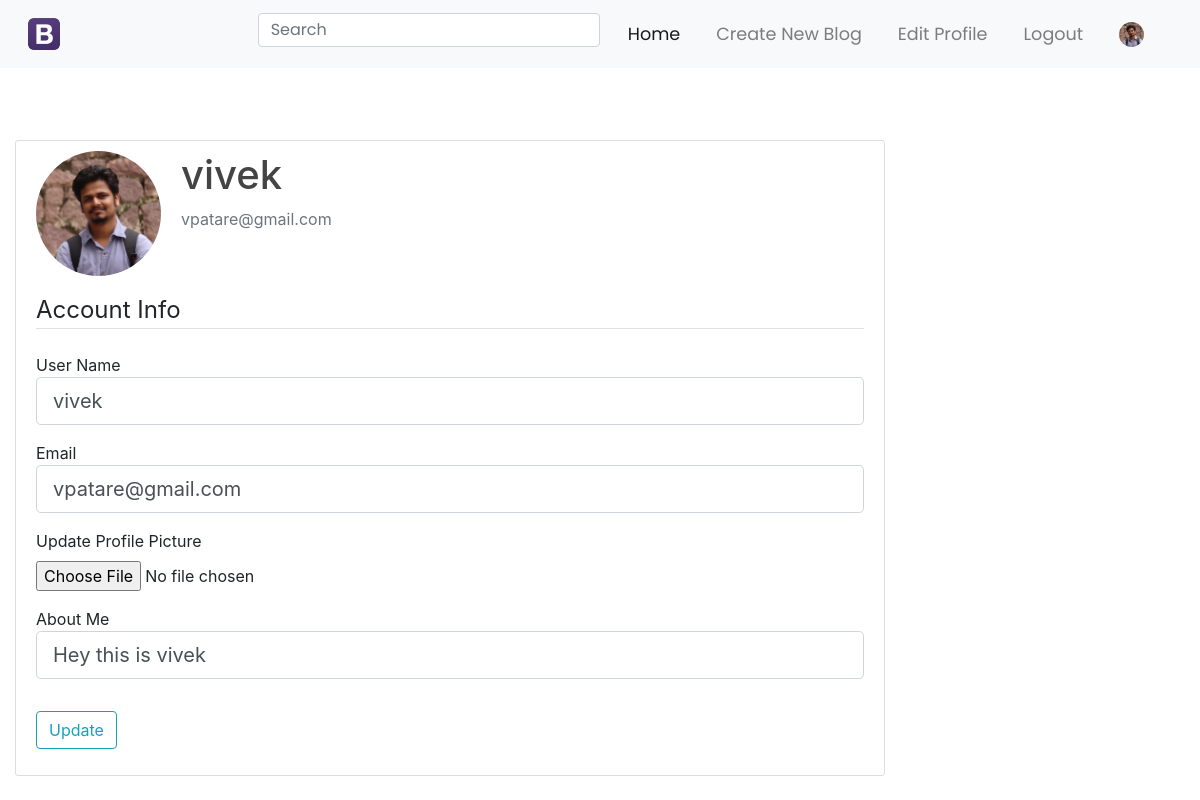
Page /account (signed in) on the committed database.
### flaskblog/models.py (models this page shows, shortened)
class User(db.Model, UserMixin):
    id = db.Column(db.Integer, primary_key=True)
    username = db.Column(db.String(20), unique=True, nullable=False)
    email = db.Column(db.String(120), unique=True, nullable=False)
    image_file = db.Column(db.String(20), nullable=False, default='default.jpg')
    password = db.Column(db.String(60), nullable=False)
    posts = db.relationship('Post', backref='author', lazy=True)
    aboutme = db.Column(db.String(1000))
    user_comments = db.relationship('Comment', backref='commentor', lazy=True)
    liked = db.relationship('PostLike', foreign_keys='PostLike.user_id', backref='user', lazy='dynamic')

### flaskblog/routes.py (the view)
@app.route("/account", methods=['GET', 'POST'])
@login_required
def account():
    form = UpdateAccountForm()
    if form.validate_on_submit():
        if form.picture.data:
            picture_file = save_picture(form.picture.data)
            current_user.image_file = picture_file
        current_user.username = form.username.data
        current_user.email = form.email.data
        current_user.aboutme = form.aboutme.data
        db.session.commit()
        flash('Your account has been updated!', 'success')
        return redirect(url_for('account'))
    elif request.method == 'GET':
        form.username.data = current_user.username
        form.email.data = current_user.email
        form.aboutme.data = current_user.aboutme
    image_file = url_for('static', filename='profile_pics/' + current_user.image_file)
    return render_template('account.html', title='Account',
                           image_file=image_file, form=form)

### flaskblog/forms.py (shortened to what this page needs)
class UpdateAccountForm(FlaskForm):
    username = StringField('Username',
                           validators=[DataRequired(), Length(min=2, max=20)])
    email = StringField('Email',
                        validators=[DataRequired(), Email()])
    aboutme = StringField('aboutme')
    picture = FileField('Update Profile Picture', validators=[FileAllowed(['jpg', 'png'])])
    submit = SubmitField('Update')

### flaskblog/models.py (called while the page is built)
@login_manager.user_loader
def load_user(user_id):
    return User.query.get(int(user_id))

### flaskblog/templates/account.html (shortened to what this page needs)
{% extends "layout.html" %}
{% block content %}
        <div class="content-section">
            <div class="media">
                <img class="rounded-circle account-img" src="{{ image_file }}">
                <div class="media-body">
                    <h2 class="account-heading">{{ current_user.username }}</h2>
                    <p class="text-secondary">{{ current_user.email }}</p>
                </div>
            </div>
            <form method="POST" action="" enctype="multipart/form-data">
                <fieldset class="form-group">
                    <legend class="border-bottom mb-4">Account Info</legend>
                    <div class="form-group">
                        User Name
                        {% if form.username.errors %}
                            {{ form.username(class="form-control form-control-lg is-invalid") }}
                            <div class="invalid-feedback">
                                {% for error in form.username.errors %}
                                    <span>{{ error }}</span>
                                {% endfor %}
                            </div>
                        {% else %}
                            {{ form.username(class="form-control form-control-lg") }}
                        {% endif %}
                    </div>
                    <div class="form-group">
                        Email
                        {% if form.email.errors %}
                            {{ form.email(class="form-control form-control-lg is-invalid") }}
                            <div class="invalid-feedback">
                                {% for error in form.email.errors %}
                                    <span>{{ error }}</span>
                                {% endfor %}
                            </div>
                        {% else %}
                            {{ form.email(class="form-control form-control-lg") }}
                        {% endif %}
                    </div>
                    <div class="form-group">
                        {{ form.picture.label() }}
                        {{ form.picture(class="form-control-file") }}
                    </div>
                    <div class="form-group">
                        About Me
                        {% if form.aboutme.errors %}
                            {{ form.aboutme(class="form-control form-control-lg is-invalid") }}
                            <div class="invalid-feedback">
                                {% for error in form.aboutme.errors %}
                                    <span>{{ error }}</span>
                                {% endfor %}
                            </div>
                        {% else %}
                            {{ form.aboutme(class="form-control form-control-lg") }}
                        {% endif %}
                    </div>
                </fieldset>
                <div class="form-group">
                    {{ form.submit(class="btn btn-outline-info") }}
                </div>
            </form>
        </div>
{% endblock content %}

### flaskblog/templates/layout.html (shortened to what this page needs)
<!DOCTYPE html>
<html>
<head>
        <link rel="stylesheet" href="https://cdnjs.cloudflare.com/ajax/libs/uikit/3.0.0-rc.21/css/uikit.min.css" />
    <link rel="stylesheet" href="https://maxcdn.bootstrapcdn.com/bootstrap/4.0.0/css/bootstrap.min.css">
    <link rel="stylesheet" type="text/css" href="{{ url_for('static', filename='style.css') }}">
    <link rel="stylesheet" href="https://cdnjs.cloudflare.com/ajax/libs/font-awesome/4.7.0/css/font-awesome.min.css">
    <header class="site-header">
        <nav class="navbar navbar-expand-md fixed-top navbar-light bg-light">
            <div class="container-fluid">
                <a class="navbar-brand" href="/"><img src="{{ url_for('static', filename= 'icons/Blogger.ico')}}"></a>
                <div class="collapse navbar-collapse" id="collapsibleNavbar">
                    <ul class="navbar-nav ml-auto ">
                         <li class="nav-item active">
                            <div class="ui-widget input-group md-form form-sm form-1 pl-0">
                             <form action="{{ url_for('search')}}" method="post"><input class="form-control my-0 py-1"  autocomplete="on" id="tag" name="tag" type="text" placeholder="Search" style="width: fit-content" aria-label="Search"></form>
                            </div>
                        </li>
                        <li class="nav-item active">
                            <a class="nav-link" href="{{ url_for('home') }}">Home</a>
                        </li>
                        {% if current_user.is_authenticated %}
                            <li class="nav-item">
                                <a class="nav-link" href="{{ url_for('new_post') }}">Create New Blog</a>
                            </li>
                            <li class="nav-item">
                                <a class="nav-link" href="{{ url_for('account') }}">Edit Profile</a>
                            </li>
                            <li class="nav-item">
                                <a class="nav-link" href="{{ url_for('logout') }}">Logout</a>
                            </li>
                            <li class="nav-item">
                                <a class="nav-link" href="{{ url_for('user_posts', username=current_user.username) }}"><img class="rounded-image" src="{{ url_for('static', filename='profile_pics/' + current_user.image_file) }}" style="border-radius: 50%;width: 25px; height: 25px; padding-top: 0"></a>
                            </li>
                        {% endif %}
                    </ul>
                </div>
            </div>
        </nav>
    </header>
</head>
<body>
    <div class="outside-header">
        <main role="main" class="container-fluid" style="padding-top: 80px;">
            <div class="row">
                 <div class="col-md-9">
                    {% block content %}{% endblock %}
                </div>
                <div class="col-md-3">
                </div>
            </div>
        </main>
    </div>
</body>
</html>

### flaskblog/static/style.css (style rules this page uses)
body { background: #ffffff; height: 100%; padding-top: 5%; }
#collapsibleNavbar { font-family: 'Poppins', sans-serif; color: #222; overflow: hidden; }
h1, h2, h3, h4, h5, h6 { color: #444444; }
.content-section { background: #ffffff; padding: 10px 20px; border: 1px solid #dddddd; border-radius: 3px; margin-bottom: 20px; }
p { overflow: auto; }
.account-img { height: 125px; width: 125px; margin-right: 20px; margin-bottom: 16px; }
.account-heading { font-size: 2.5rem; }
.navbar { padding: 0.8rem; }
.navbar-nav li { padding-right: 20px; }
.nav-link { font-size: 1.1em; }

### rows in the picture
User: image_file (picture), username "vivek", email "vpatare@gmail.com", aboutme "Hey this is vivek"
